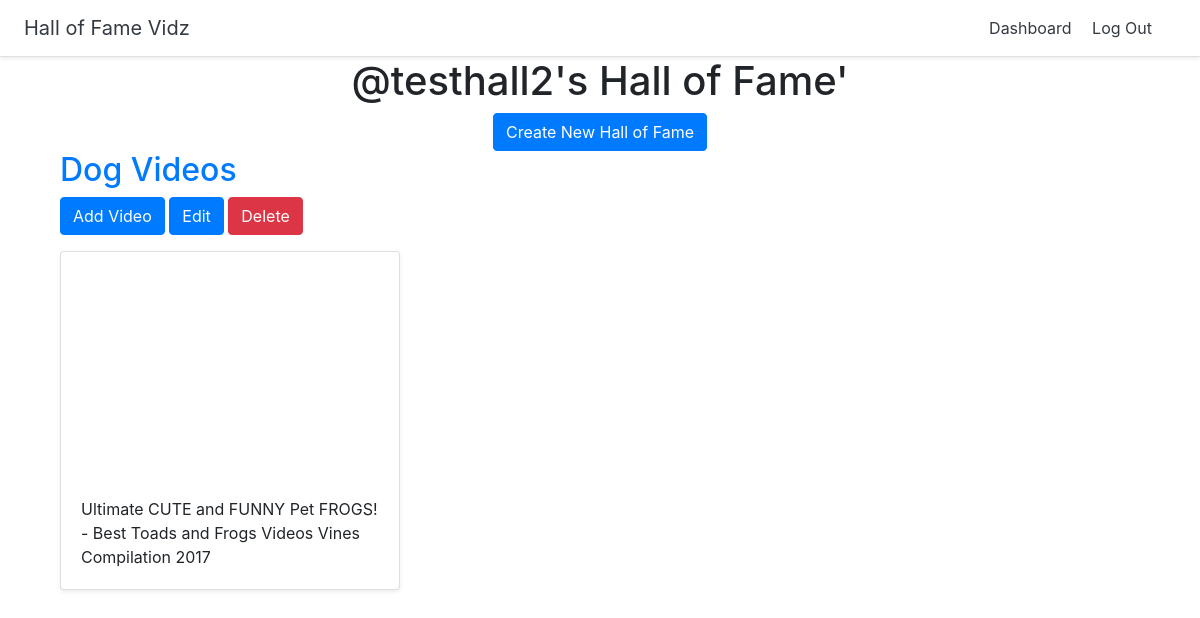
Page /halloffame/dashboard/ (signed in) on the earlier database version.
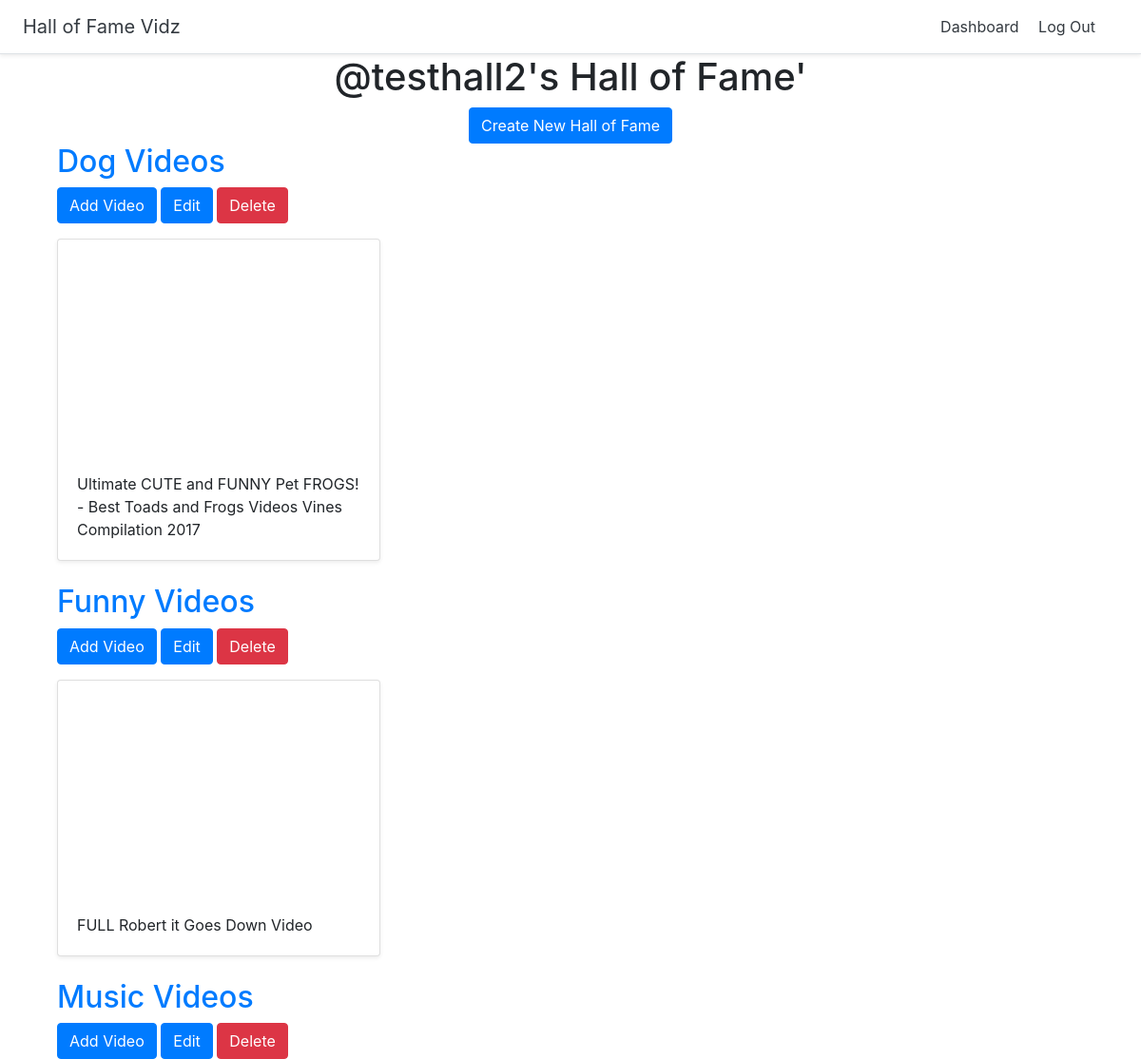
Same page on the later database version.
### halls/models.py (models this page shows)
class Hall(models.Model):
    title = models.CharField(max_length=257)
    user = models.ForeignKey(User, related_name='halls', on_delete=models.CASCADE)

class Video(models.Model):
    title = models.CharField(max_length=257)
    url = models.URLField()
    youtube_id = models.CharField(max_length=257)
    hall = models.ForeignKey(Hall, on_delete=models.CASCADE)

### halls/views.py (the view)
# urls.py: path('dashboard/', views.dashboard, name='dashboard'),
def dashboard(request):
    halls = Hall.objects.filter(user=request.user)
    return render(request, 'halls/dashboard.html/', {'halls':halls})

### halls/templates/halls/dashboard.html
{% extends 'halls/halls_base.html' %}
{% load bootstrap4 %}
{% block halls_content %}
<div class="container">
    <div class="text-center">
        <h1>@{{ user.username }}'s Hall of Fame'</h1>
        <a class="btn btn-primary btn-large" href="{% url 'halls:create_hall' %}">Create New Hall of Fame</a>
    </div>
    {% for hall in halls %}
    <h2><a href="{% url 'halls:detail_hall' hall.id %}">{{ hall.title }}</a></h2>
    <a class="btn btn-primary btn-large" href="{% url 'halls:add_video' hall.id %}">Add Video</a>
    <a class="btn btn-primary btn-large" href="{% url 'halls:update_hall' hall.id %}">Edit</a>
    <a class="btn btn-danger btn-large" href="{% url 'halls:delete_hall' hall.id %}">Delete</a>
    <div class="row">
        {% for video in hall.video_set.all %}
        <div class="col-md-4 mt-3">
            <div class="card mb-4 shadow-sm">
                <iframe width="100%" height="225" src="https://www.youtube.com/embed/{{ video.youtube_id }}" frameborder="0" allow="accelerometer; autoplay; encrypted-media; gyroscope; picture-in-picture" allowfullscreen></iframe>
                <div class="card-body">
                    <p class="card-text">{{ video.title }}</p>
                </div>
            </div>
        </div>
        {% endfor %}
    </div>
    {% endfor %}
</div>
{% endblock %}

### halls/templates/halls/halls_base.html (shortened to what this page needs)
{% extends 'base.html' %}
{% block content %}
<div class="container">
    <div class="row">
        {% block halls_content %}{% endblock %}
    </div>
</div>
{% endblock %}

### templates/base.html (shortened to what this page needs)
<!DOCTYPE html>
{% load staticfiles %}
<html lang="en" dir="ltr">
    <head>
        <link rel="stylesheet" href="https://stackpath.bootstrapcdn.com/bootstrap/4.3.1/css/bootstrap.min.css">
        <link rel="stylesheet" href="{% static 'hofvidz/css/master.css' %}">
    </head>
    <body>
        {% include '_navbar.html' %}
        <div class="container">
            {% block content %}
            {% endblock %}
        </div>
    </body>
</html>

### templates/_navbar.html
<div class="d-flex flex-column flex-md-row align-items-center p-3 px-md-4
            bg-white border-bottom shadow-sm">
    <h5 class="my-0 mr-md-auto font-weight-normal">
        <a class="text-dark" href="{% url 'home' %}">Hall of Fame Vidz</a>
    </h5>
    <nav class="my-2 my-md-0 mr-md-3">
        {% if user.is_authenticated %}
        <a class="p-2 text-dark" href="{% url 'halls:dashboard' %}">Dashboard</a>
        <a class="p-2 text-dark" href="{% url 'accounts:logout' %}">Log Out</a>
        {% else %}
        <a class="p-2 text-dark" href="{% url 'accounts:login' %}">Log In</a>
        <a class="p-2 text-dark" href="{% url 'accounts:signup' %}">Sign Up</a>
        {% endif %}
    </nav>
</div>

Differences in the rows shown:
added Hall: title "Funny Videos"
added Video: title "FULL Robert it Goes Down Video", shown under "Funny Videos"
added Hall: title "Music Videos"
